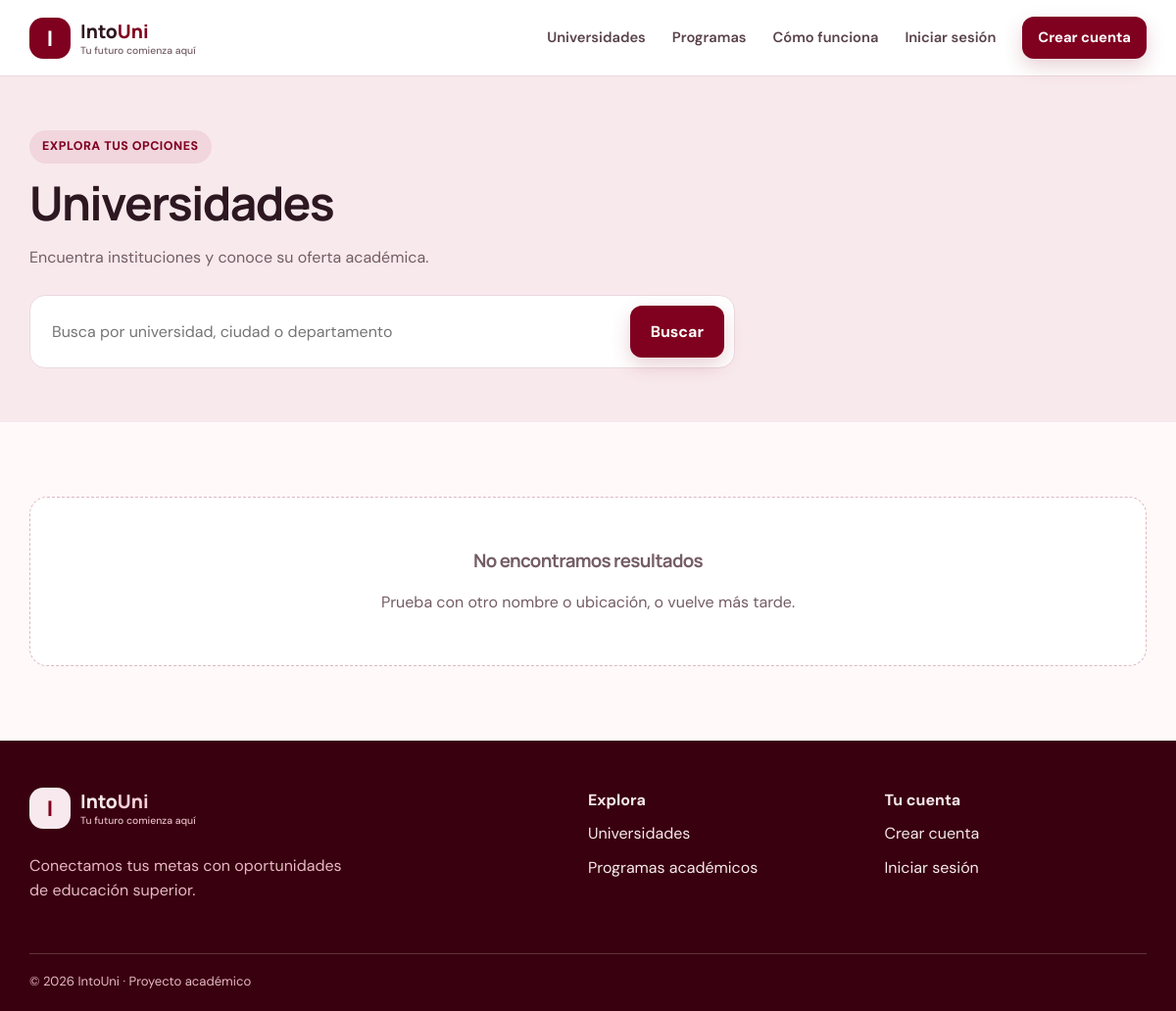
The app's page /universidades.php, older data.
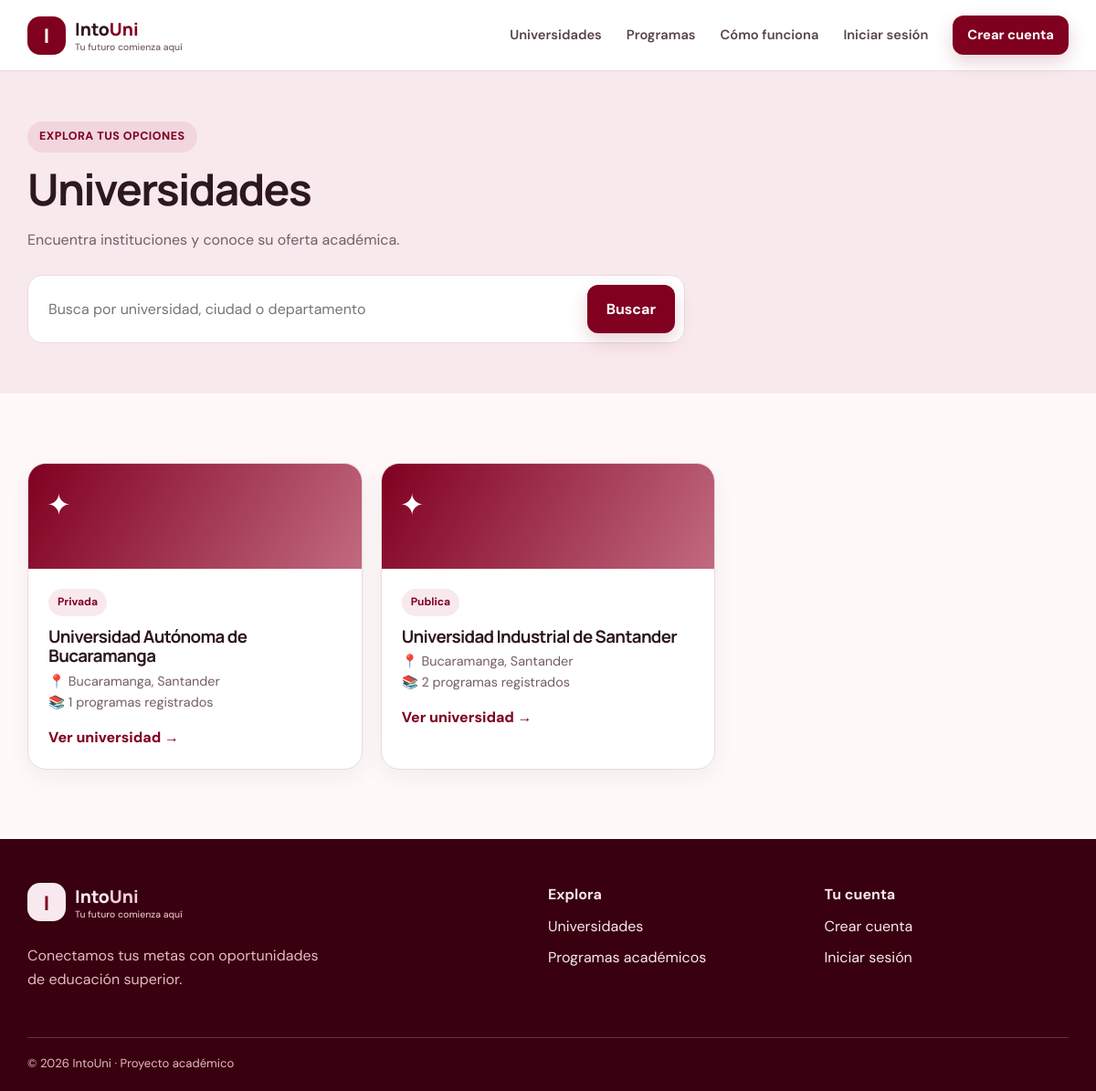
The same page, newer data.
### tables this page shows
CREATE TABLE universidades (id_universidad INT AUTO_INCREMENT PRIMARY KEY,nombre VARCHAR(160) NOT NULL,ciudad VARCHAR(80) NOT NULL,departamento VARCHAR(80) NOT NULL,tipo ENUM('publica','privada') NOT NULL,sitio_web VARCHAR(255),email VARCHAR(120) NOT NULL UNIQUE,password VARCHAR(255) NOT NULL,creado_en TIMESTAMP DEFAULT CURRENT_TIMESTAMP);

### config/config.php (called while the page is built, shortened)
<?php
function e($value): string { return htmlspecialchars((string)$value, ENT_QUOTES, 'UTF-8');
 }

### universidades.php (the view, shortened to what this page needs)
<?php require_once __DIR__.'/config/config.php';
 $q=trim($_GET['q']??'');
 $sql="SELECT u.*, COUNT(p.id_programa) total_programas FROM universidades u LEFT JOIN programas p ON p.id_universidad=u.id_universidad WHERE (?='' OR u.nombre LIKE CONCAT('%',?,'%') OR u.ciudad LIKE CONCAT('%',?,'%') OR u.departamento LIKE CONCAT('%',?,'%')) GROUP BY u.id_universidad ORDER BY u.nombre";
 $st=$db->prepare($sql);
$st->bind_param('ssss',$q,$q,$q,$q);
$st->execute();
$items=$st->get_result();
require __DIR__.'/includes/header.php';
 ?>
<section class="page-hero">
<div class="container">
<span class="eyebrow">Explora tus opciones</span>
<h1>Universidades</h1>
<p class="muted">Encuentra instituciones y conoce su oferta académica.</p>
<form class="searchbar" method="get">
<input type="search" name="q" value="<?=e($q)?>
" placeholder="Busca por universidad, ciudad o departamento">
<button class="btn btn-primary">Buscar</button>
</form>
</div>
</section>
<section class="section">
<div class="container">
<div class="card-grid"><?php if($items->num_rows):while($u=$items->fetch_assoc()): ?>
<article class="uni-card">
<div class="uni-cover">✦</div>
<div class="uni-content">
<span class="tag"><?=e(ucfirst($u['tipo']))?>
</span>
<h3><?=e($u['nombre'])?>
</h3>
<div class="uni-meta">📍 <?=e($u['ciudad'])?>
, <?=e($u['departamento'])?>
</div>
<div class="uni-meta">📚 <?= (int)$u['total_programas'] ?>
 programas registrados</div>
<a class="card-link" href="/universidad.php?id=<?=(int)$u['id_universidad']?>
">Ver universidad →</a>
</div>
</article><?php endwhile;
else: ?>
<div class="empty">
<h3>No encontramos resultados</h3>
<p>Prueba con otro nombre o ubicación, o vuelve más tarde.</p>
</div><?php endif;
 ?>
</div>
</div>
</section><?php require __DIR__.'/includes/footer.php';
 ?>

Row changes from the older to the newer data that the page shows:
added universidades: tipo "Privada", nombre "Universidad Autónoma de Bucaramanga", ciudad "Bucaramanga", departamento "Santander", total_programas "1"
added universidades: tipo "Publica", nombre "Universidad Industrial de Santander", ciudad "Bucaramanga", departamento "Santander", total_programas "2"
Text that changed along with them:
text no longer shown: "No encontramos resultados Prueba con otro nombre o ubicación, o vuelve más tarde."
